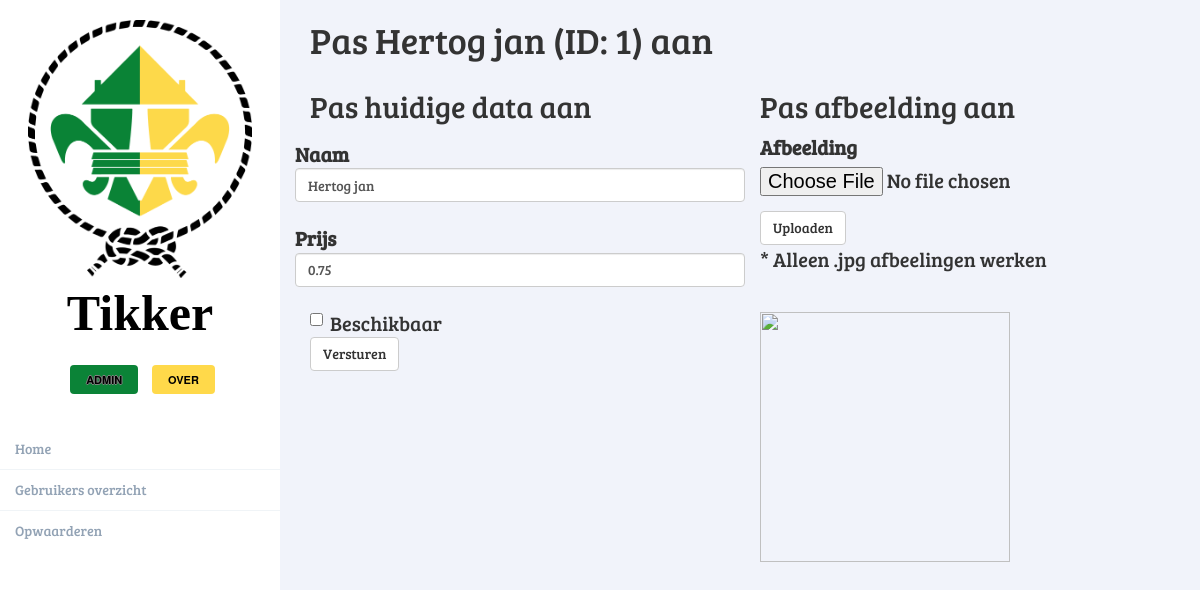
Page /admin/drinks/edit/1 on the committed database.
### app/models.py (models this page shows, shortened)
class Product(db.Model):
    id = db.Column(db.Integer, primary_key=True)
    name = db.Column(db.String(64), index=True)
    purchaseable = db.Column(db.Boolean)
    purchases = db.relationship('Purchase', backref='product', lazy='dynamic')
    price = db.Column(db.Float)

### app/routes.py (the view)
@app.route('/admin/drinks/edit/<int:drinkid>', methods=['GET', 'POST'])
def admin_drinks_edit(drinkid):
    if request.remote_addr != "127.0.0.1":
        return render_template('401.html', title="401 Geen toegang")
    form = ChangeDrinkForm()
    form2 = ChangeDrinkImageForm()
    if form.submit1.data and form.validate_on_submit():
        db_handler.editdrink_attr(drinkid, form.name.data, float(form.price.data.replace(",", ".")), form.purchaseable.data)
        return redirect(url_for('admin_drinks'))
    if form2.submit2.data and form2.validate_on_submit():
        db_handler.editdrink_image(drinkid, form2.image.data)
        return redirect(url_for('admin_drinks'))
    return render_template('admin/editdrink.html', product=Product.query.get(drinkid), form=form, form2=form2)

### app/forms.py
class ChangeDrinkForm(FlaskForm):
    name = StringField('Naam', validators=[DataRequired()])
    price = StringField('Prijs', validators=[DataRequired()])
    purchaseable = BooleanField('Beschikbaar')
    submit1 = SubmitField('Versturen')

class ChangeDrinkImageForm(FlaskForm):
    image = FileField('Afbeelding', validators=[DataRequired()])
    submit2 = SubmitField('Uploaden')

### app/templates/admin/editdrink.html (shortened to what this page needs)
{% extends "base.html" %}
{% import 'bootstrap/wtf.html' as wtf %}
{% block app_content %}
    <h1>Pas {{ product.name }} (ID: {{ product.id }}) aan</h1>
    <div class="row">
        <div class="col-md-6">
            <h2>Pas huidige data aan</h2>
            <form class="form form-horizontal" method="post" role="form">
                {{ wtf.form_field(form.name, value=product.name) }}
                {{ wtf.form_field(form.price, value=('%.2f' % product.price)) }}
                {{ wtf.form_field(form.purchaseable, value=product.purchaseable) }}
                {{ wtf.form_field(form.submit1) }}
            </form>
        </div>
        <div class="col-md-6">
            <h2>Pas afbeelding aan</h2>
            {{ wtf.quick_form(form2) }}
            <p>* Alleen .jpg afbeelingen werken</p>
            <br>
            <img src="{{ url_for('.static', filename='products/{}.jpg'.format(product.id) ) }}" width="250" height="250">
        </div>
    </div>
{% endblock %}

### app/static/styles.css (style rules this page uses)
body { background: #F1F3FA; }

### rows in the picture
Product: name "Hertog jan", id "1", price "0.75"
